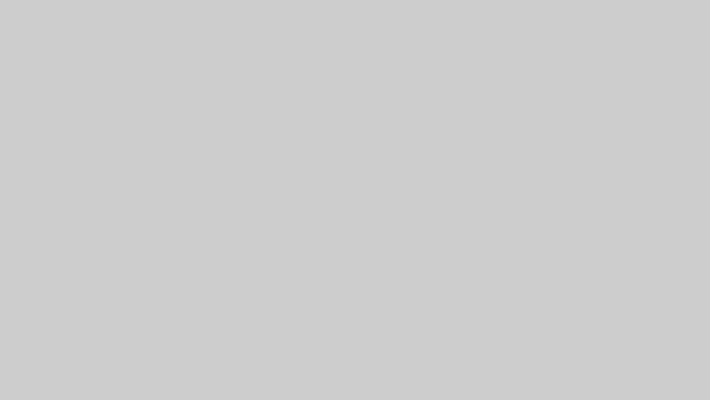
Frame 1 (no input)
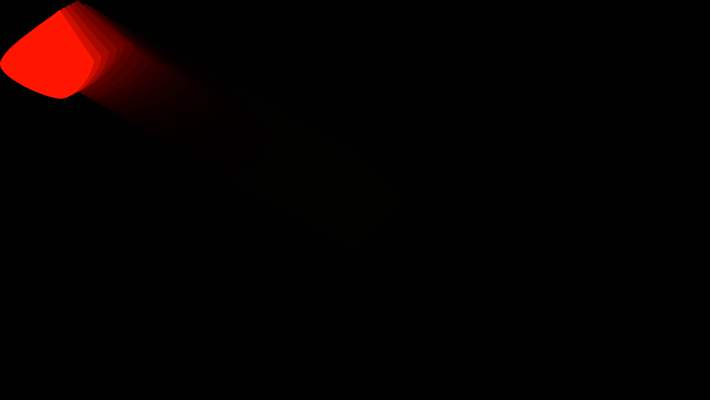
Frame 60 (no input)
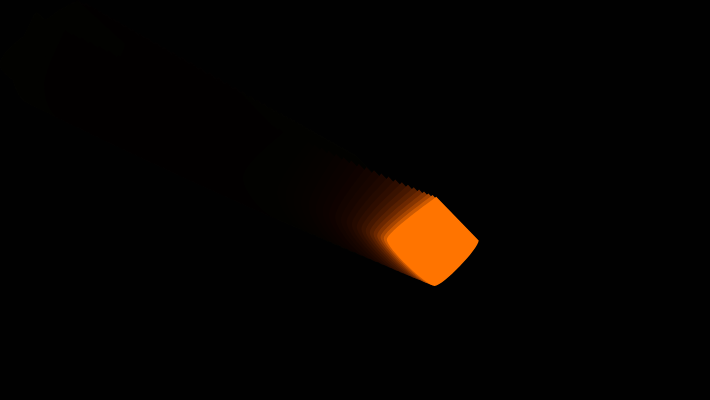
Frame 120 (the mouse pressed at the canvas centre since frame 60)

The p5.js sketch that drew these frames (run headless with seeded random() and noise() and a simulated clock; from frame 60 on, the mouse is pressed at the canvas centre):

// p5.js sketch
// ── sketch.js
// Declare variables for the physics calculations
let centerX = 0.0;
let centerY = 0.0;
let radius = 45;
let rotAngle = -90;
let accelX = 0.0;
let accelY = 0.0;
let deltaX = 0.0;
let deltaY = 0.0;
let springing = 0.0009;
let damping = 0.98;

// Declare variables for specifying vertex locations
let nodes = 4;
let nodeStartX = [];
let nodeStartY = [];
let nodeX = [];
let nodeY = [];
let angle = [];
let frequency = [];

// Declare the variable for the curve tightness
let organicConstant = 1.0;

function setup() {
  createCanvas(710, 400);

  // Start in the center of the canvas
  centerX = width / 2;
  centerY = height / 2;

  // Initialize arrays to 0
  for (let i = 0; i < nodes; i++) {
    nodeStartX[i] = 0;
    nodeStartY[i] = 0;
    nodeX[i] = 0;
    nodeY[i] = 0;
    angle[i] = 0;
  }

  // Initialize frequencies for corner nodes
  for (let i = 0; i < nodes; i++) {
    frequency[i] = random(5, 12);
  }

  createP('Drag the mouse to move the blob.').style('color', '#ffffff');

  noStroke();
  angleMode(DEGREES);
}

function draw() {
  // Use alpha blending for fade effect
  background(0, 50);

  // Draw and move the shape
  drawShape();
  moveShape();
}

function drawShape() {
  // Calculate node starting locations
  for (let i = 0; i < nodes; i++) {
    nodeStartX[i] = centerX + cos(rotAngle) * radius;
    nodeStartY[i] = centerY + sin(rotAngle) * radius;
    rotAngle += 360.0 / nodes;
  }

  // Draw the polygon
  curveTightness(organicConstant);
  let shapeColor = lerpColor(color('red'), color('yellow'), organicConstant);
  fill(shapeColor);

  beginShape();
  for (let i = 0; i < nodes; i++) {
    curveVertex(nodeX[i], nodeY[i]);
  }
  endShape(CLOSE);
}

function moveShape() {
  // Move center point
  deltaX = mouseX - centerX;
  deltaY = mouseY - centerY;

  // Create springing effect
  deltaX *= springing;
  deltaY *= springing;
  accelX += deltaX;
  accelY += deltaY;

  // Move center
  centerX += accelX;
  centerY += accelY;

  // Prevent center from going out of bounds
  centerX = constrain(centerX, radius, width - radius);
  centerY = constrain(centerY, radius, height - radius);

  if (centerX <= radius || centerX >= width - radius) accelX *= -1;
  if (centerY <= radius || centerY >= height - radius) accelY *= -1;

  // Slow down springing
  accelX *= damping;
  accelY *= damping;

  // Change curve tightness based on the overall acceleration
  organicConstant = 1 - (abs(accelX) + abs(accelY)) * 0.1;

  // Move nodes and prevent them from going out of bounds
  for (let i = 0; i < nodes; i++) {
    nodeX[i] = nodeStartX[i] + sin(angle[i]) * (accelX * 2);
    nodeY[i] = nodeStartY[i] + sin(angle[i]) * (accelY * 2);

    // Constrain each node within the canvas
    nodeX[i] = constrain(nodeX[i], 0, width);
    nodeY[i] = constrain(nodeY[i], 0, height);

    angle[i] += frequency[i];
  }
}
